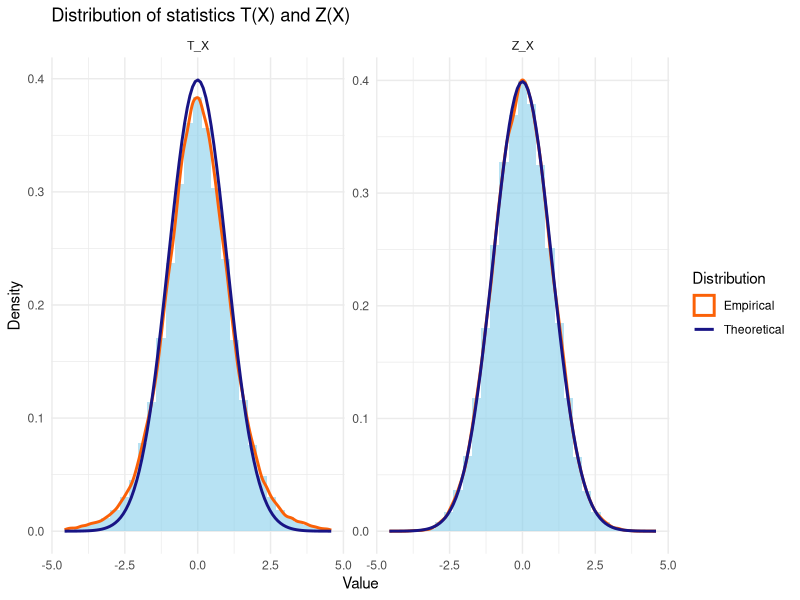
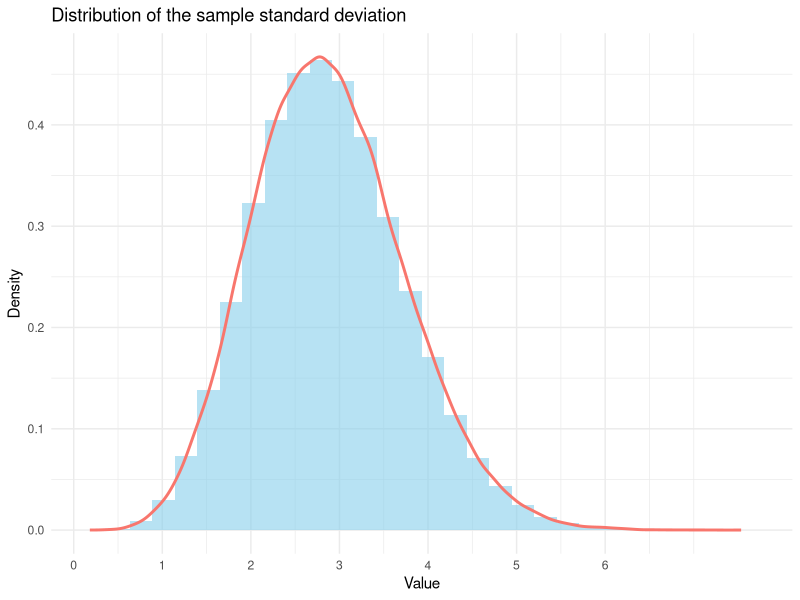
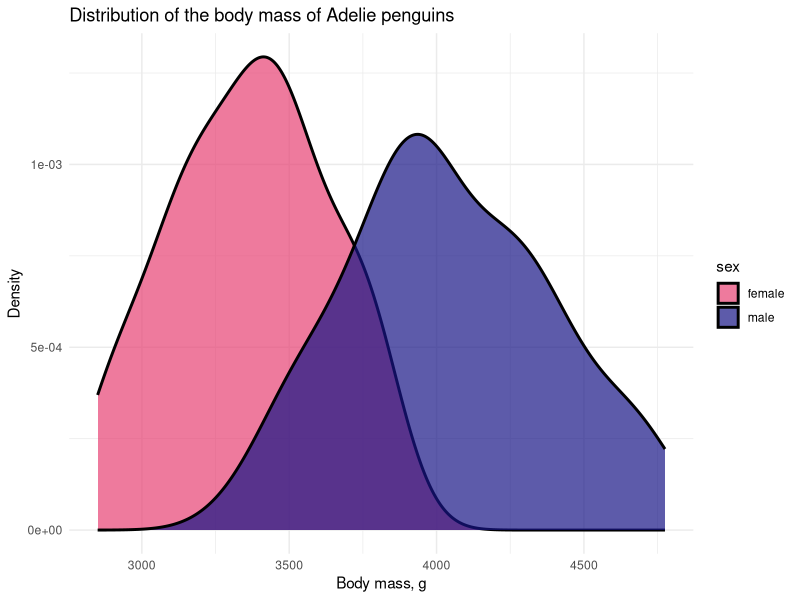

Generate these figures, in order, with R:
## ---- chunk 1
#| label: setup
#| include: false

library(tidyverse)

# Define colors
red_pink   = "#e64173"
turquoise  = "#20B2AA"
orange     = "#FFA500"
red        = "#fb6107"
blue       = "#181485"
navy       = "#150E37FF"
green      = "#8bb174"
yellow     = "#D8BD44"
purple     = "#6A5ACD"
slate      = "#314f4f"
## ---- chunk 2
#| label: data-gen
#| include: false

X = c(6.9, 6.45, 6.32, 6.88, 6.09, 7.13, 6.76)
cat("Average time of loading into the DBMS:" , mean(X) |> round(2), "hours")
## ---- chunk 3
#| label: sigma-hat
#| include: false

cat("Sample variance: ", var(X))
## ---- chunk 4
#| label: t-test-sim-def

M <- 100000
sample_size <- 7

plot_data <- tibble(
  T_X = map_dbl(1:M, ~ {
    sample <- rnorm(sample_size, mean = 5, sd = 3)
    sqrt(sample_size) * (mean(sample) - 5) / sqrt(var(sample))
  }),
  Z_X = map_dbl(1:M, ~ {
    sample <- rnorm(sample_size, mean = 5, sd = 3)
    sqrt(sample_size) * (mean(sample) - 5) / 3
  })
) %>% 
  pivot_longer(everything(), names_to = "Statistic", values_to = "Value")

plot_data
## ---- chunk 5
#| label: t-test-sim-run
#| echo: false
#| fig-align: center
#| fig-width: 22
#| fig-height: 5

plot_data %>% 
    ggplot(aes(x = Value, group = Statistic)) +
    geom_histogram(aes(y = ..density..), bins = 30, fill = "skyblue", alpha = 0.6) +
    geom_density(aes(color = blue), size = 1) +
    stat_function(aes(color = red), fun = dnorm, args = list(mean = 0, sd = 1), size = 1) +
    facet_wrap(~ Statistic, scales = "free") +
    labs(
      title = "Distribution of statistics T(X) and Z(X)",
      x = "Value",
      y = "Density",
      color = "Distribution"
    ) +
    theme_minimal() +
    xlim(quantile(plot_data$Value, 0.001), quantile(plot_data$Value, 0.999)) +
    scale_color_manual(values = c(red, blue), labels = c("Empirical", "Theoretical"))
## ---- chunk 6
#| label: sigma-hat-sim
#| echo: false
#| fig-align: center

sigma_hat <- map_dbl(1:M, ~ {
  sample <- rnorm(sample_size, mean = 5, sd = 3)
  sqrt(var(sample))
})

tibble(Sigma_hat = sigma_hat) %>% 
  ggplot(aes(x = Sigma_hat)) +
  geom_histogram(aes(y = ..density..), bins = 30, fill = "skyblue", alpha = 0.6) +
  geom_density(aes(color = blue), size = 1) +
  labs(
    title = "Distribution of the sample standard deviation",
    x = "Value",
    y = "Density",
    color = "Distribution"
  ) +
  theme_minimal() +
  xlim(quantile(sigma_hat, 0.001), quantile(sigma_hat, 0.999)) +
  scale_x_continuous(breaks = seq(0, 6, 1)) +
  theme(legend.position = "none")
## ---- chunk 7
#| label: t-test-data
#| output-location: column
#| include: false

X = c(6.9, 6.45, 6.32, 6.88, 6.09, 7.13, 6.76)
t_stat = sqrt(7) * (mean(X) - 7) / sqrt(var(X))
cat("t-statistic:", t_stat |> round(2))
## ---- chunk 8
#| label: t-test-p-value
#| output-location: column
#| include: false

p_value = pt(t_stat, df = sample_size - 1)
cat("p-value:", p_value |> round(4))
## ---- chunk 9
#| label: t.test
#| output-location: column
#| include: false

t.test(X, mu = 7, alternative = "less")
## ---- chunk 10
#| label: ci
#| output-location: column
#| include: false

sample  <- rnorm(100, mean = 10, sd = 2)
alpha <- 0.05
n <- length(sample)

t_stat <- qt(1 - alpha / 2, df = n - 1)
t_stat

mean(sample) + c(-1, 1) * t_stat * sd(sample) / sqrt(n)

t.test(sample, conf.level = 1 - alpha)$conf.int
## ---- chunk 11
#| label: ci-data
#| output-location: column
#| include: false

X = c(6.9, 6.45, 6.32, 6.88, 6.09, 7.13, 6.76)
alpha <- 0.05
n <- length(X)

t_stat <- qt(1 - alpha / 2, df = n - 1)
t_stat

mean(X) + c(-1, 1) * t_stat * sd(X) / sqrt(n)

t.test(X, conf.level = 1 - alpha)$conf.int
## ---- chunk 12
#| label: adelie-plot
#| echo: false
#| fig-align: center

library(palmerpenguins)

adelie <- penguins %>%
  drop_na() %>%
        filter(species == "Adelie")

adelie %>% 
  ggplot(aes(x = body_mass_g, fill = sex)) +
  geom_density(size = 1 , alpha = 0.7) +
  labs(
    title = "Distribution of the body mass of Adelie penguins",
    x = "Body mass, g",
    y = "Density") +
  theme_minimal() +
  scale_fill_manual(values = c(red_pink, blue))
